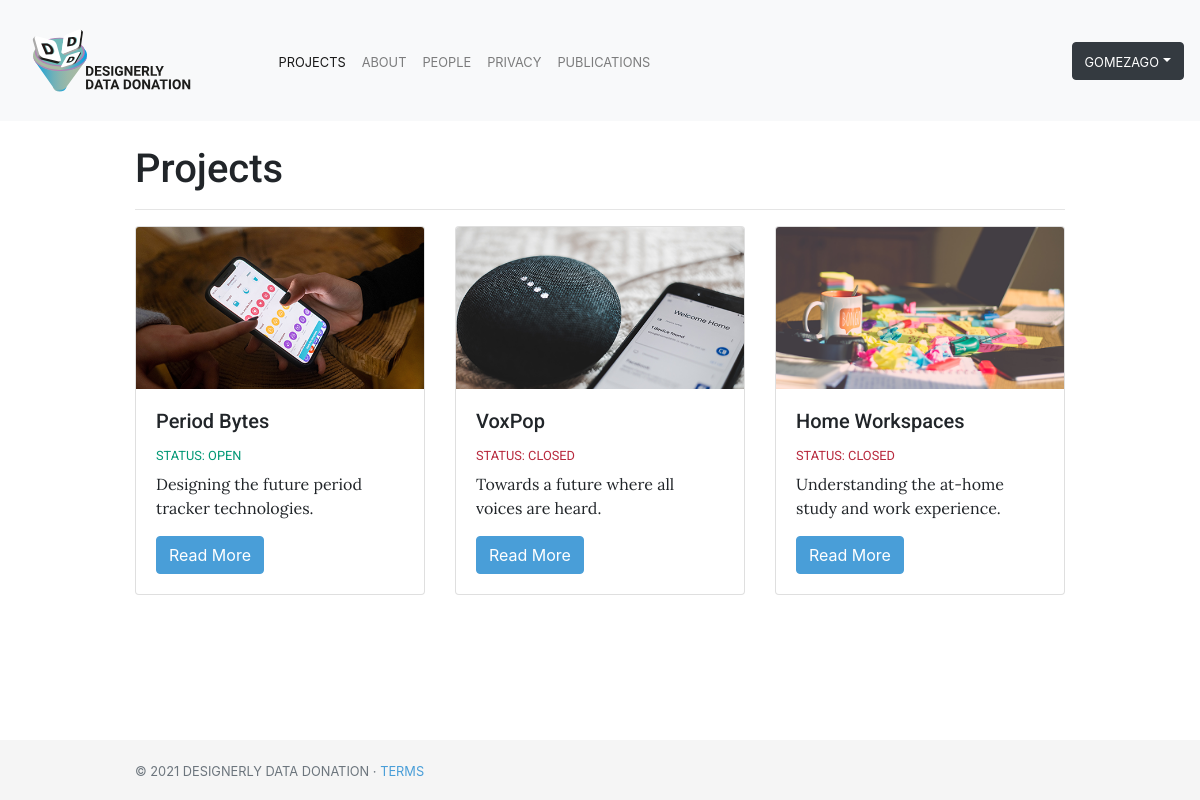
The app's page /project/ (signed in) with its own data.
### bucket/models.py (models this page shows, shortened)
class BucketUser(AbstractBaseUser):
    email               = models.EmailField(verbose_name="email", max_length=60, unique=True)
    username            = models.CharField(max_length=30, unique=True)
    user_id             = models.CharField(max_length=60, unique=True, default=None, primary_key=True)
    date_joined         = models.DateTimeField(verbose_name="date joined", auto_now_add=True)
    last_login          = models.DateTimeField(verbose_name="last login", auto_now=True)
    thing_id            = models.CharField(max_length=200, unique=True, default=None, null=True)
    is_admin            = models.BooleanField(default=False)
    is_active           = models.BooleanField(default=True)
    is_staff            = models.BooleanField(default=False)
    is_superuser        = models.BooleanField(default=False)
    hide_email          = models.BooleanField(default=True)
    objects = BucketUserManager()
    USERNAME_FIELD = 'email' # Field to log in with
    REQUIRED_FIELDS = ['username', 'user_id'] # Required fields

### bucket_view/models.py (models this page shows)
class Project(models.Model):
    id                      = models.CharField(max_length=100, blank=False, unique=True, primary_key=True)
    user                    = models.ForeignKey(settings.AUTH_USER_MODEL, on_delete=models.CASCADE)
    researcher_name         = models.CharField(max_length=200, unique=False, default=None, null=True)
    researcher_affiliation  = models.CharField(max_length=200, unique=False, default=None, null=True)
    title                   = models.CharField(max_length=100, blank=False) # Short string field to hold project name
    description_tweet       = models.CharField(max_length=280, blank=False)  # Tweet-Like description of project
    description             = models.TextField(blank=False)  # Large string frield to hold a piece of text
    hrec                    = models.BooleanField(default=False)
    data                    = models.JSONField(blank=False, null=True)
    image                   = models.ImageField(upload_to="images", blank=True, null=True)
    start                   = models.DateField(blank=False)  # Start of project
    end                     = models.DateField(blank=False)  # End of project
    data_info               = models.TextField(blank=False, null=True)
    instructions            = models.TextField(unique=False, default=None, null=True)
    groupId                 = models.CharField(max_length=200, unique=True, default=None)
    def active(self):
        now = datetime.date.today()
        if self.start <= now and now <= self.end:
            return True
        return False

### bucket_view/views.py (the view)
# urls.py: path("project/", views.project_list, name="project_list"),
def project_list(request):
    project = Project.objects.all().order_by('-start')
    context = {
        'project': project
    }
    return render(request, "project_list.html", context)

### bucket_view/templates/project_list.html
{% extends "base.html" %}
{% load static %}
{% block page_content %}
<section style="padding-top: 50px; padding-bottom: 50px">
    <div class="container">
        <h1>Projects</h1>
      <hr>
        <div class="row">
        {% for p in project %}
                {% if p.id != 'ddd_demo' %}
                    <div class="col-md-4">
                        <div class="card mb-2">
                            <img class="card-img-top" src="{{ p.image.url }}">
                            <div class="card-body">
                                <h5 class="card-title">{{ p.title }}</h5>
                                {% if p.active %}
                                    <h6><span class="small text-uppercase" style="color:#019875">STATUS: Open</span></h6>
                                {% else %}
                                <h6><span class="small text-uppercase" style="color:#B8293D">STATUS: Closed</span></h6>
                            {% endif %}
                                <p class="card-text">{{ p.description_tweet }}</p>
                                <a href="{% url 'project_view' pk=p.pk %}"
                                   class="btn btn-primary">
                                    Read More
                                </a>
                            </div>
                        </div>
                    </div>
                {% endif %}
            {% endfor %}
        </div>
    </div>
</section>
{% endblock %}

### data_donation/templates/base.html (shortened to what this page needs)
{% load static %}
<!doctype html>
    <head>
        <link rel="stylesheet" href="https://stackpath.bootstrapcdn.com/bootstrap/4.1.3/css/bootstrap.min.css">
        <link href="/static/css/base.css" rel="stylesheet">
    </head>
    <body>
        <nav class="navbar fixed-top navbar-light bg-light navbar-expand-md justify-content-center">
            <a class="navbar-brand" href="{% url 'pages_index' %}"><img src="{% static 'images/DDDLogo.svg' %}" height="95px"/></a>
            <div class="collapse navbar-collapse" id="navbarCollapse">
                <ul class="navbar-nav w-100 justify-content-center" id="navigation">
                <li class="nav-item {% if request.resolver_match.url_name == 'project_list' or request.resolver_match.url_name == 'project_view' %}active{% endif %}">
                    <a class="nav-link" id="projects" href="{% url 'project_list' %}"><span class="small text-uppercase">Projects</span></a>
                </li>
                <li class="nav-item {% if request.resolver_match.url_name == 'pages_about' %}active{% endif %}">
                    <a class="nav-link" id="about" href="{% url 'pages_about' %}"><span class="small text-uppercase">About</span></a>
                </li>
                <li class="nav-item {% if request.resolver_match.url_name == 'pages_questions' %}active{% endif %}">
                    <a class="nav-link" id="team" href="{% url 'pages_questions' %}"><span class="small text-uppercase">People</span></a>
                </li>
                <li class="nav-item {% if request.resolver_match.url_name == 'pages_privacy' %}active{% endif %}">
                    <a class="nav-link" id="privacy" href="{% url 'pages_privacy' %}"><span class="small text-uppercase">Privacy</span></a>
                </li>
                <li class="nav-item {% if request.resolver_match.url_name == 'pages_publications' %}active{% endif %}">
                    <a class="nav-link" id="team" href="{% url 'pages_publications' %}"><span class="small text-uppercase">Publications</span></a>
                </li>
              </ul>
            {% if user.is_authenticated %}
                <ul class="navbar-nav ml-auto w-100 justify-content-end" id="navigation_login">
                    <div class="dropdown">
                        <button class="btn btn-dark dropdown-toggle" type="button" id="dropdownUserButton" data-toggle="dropdown"><span class="small text-uppercase">{{ user.username }}</span></button>
                    </div>
                 </ul>
            {% else %}
                 <ul class="navbar-nav ml-auto w-100 justify-content-end">
                    <a class="btn btn-dark navbar-btn" role="button"  href="/bucket/login/"><span class="small text-uppercase">Log in / Sign Up</span></a>
                </ul>
            {% endif %}
            </div>
        </nav>
        <main role="main">
            {% block page_content %}{% endblock %}
        </main>
        <footer class="footer">
            <div class="container">
                <span class="text-muted small text-uppercase">&copy; {% now 'Y' %} Designerly Data Donation · <a href="/terms">Terms</a></span>
            </div>
        </footer>
    </body>
</html>

### static/css/base.css (style rules this page uses)
p { font-family: 'Lora', Sans-Serif; }
h1, h2, h3, h4, h5, h6 { font-family: 'Roboto', Serif; }
body { margin-bottom: 60px; margin-top: 95px; }
.footer { position: absolute; bottom: 0; width: 100%; height: 60px; line-height: 60px; background-color: #f5f5f5; }
.btn-primary { color: #ffffff; background-color: #499ed8; border-color: #499ed8; }
a { color: #499ed8; }
.container { max-width: 960px; }

### records on screen
BucketUser: username "GOMEZAGO"
Project: image (picture), title "Period Bytes", start "STATUS: OPEN", description_tweet "Designing the future period tracker technologies."
Project: image (picture), title "VoxPop", start "STATUS: CLOSED", description_tweet "Towards a future where all voices are heard."
Project: image (picture), title "Home Workspaces", start "STATUS: CLOSED", description_tweet "Understanding the at-home study and work experience."
